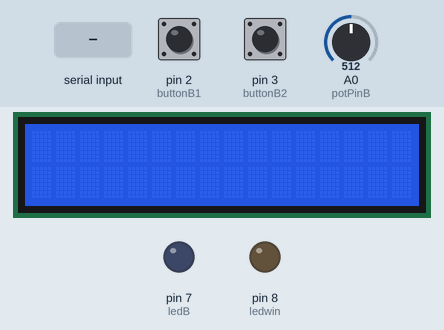
The sketch below on a simulated Arduino Uno, built with avr-gcc and run on an emulated ATmega328P. Parts: 16×2 character LCD, output pins drawn as LEDs (lit = HIGH). Dashed ring = blinking. Inputs (shaded band) come from the test bench; at power-on: A0 (potPinB) = 512, pin 3 (buttonB2) LOW, pin 2 (buttonB1) LOW. What the sketch prints to the serial monitor is not drawn.

Above: at 1.2 s.
1.3 s: byte 30 received over Serial
At 3.2 s:
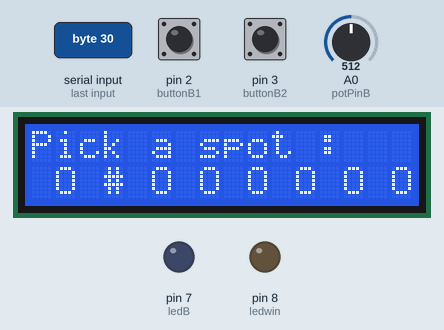
3.5 s: A0 (potPinB) set to 629
5.0 s: A0 (potPinB) set to 653
At 5.5 s:
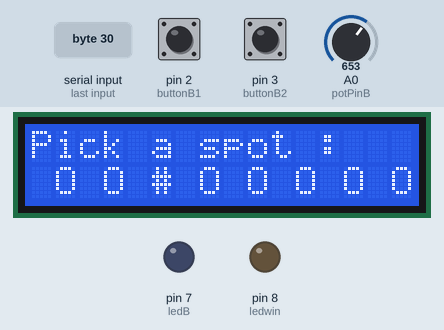
6.5 s: pin 3 (buttonB2) pulled HIGH for 0.15 s
At 7.3 s:
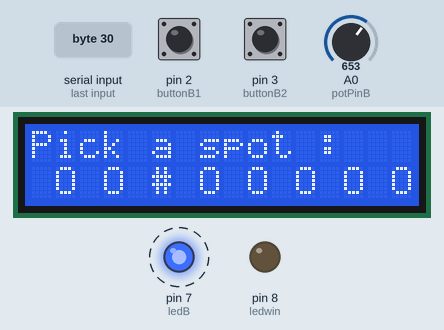
9.6 s: A0 (potPinB) set to 751
12.0 s: A0 (potPinB) set to 777
At 13.3 s:
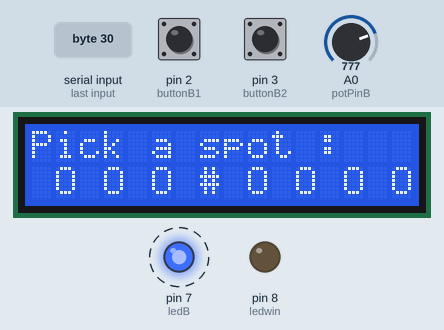
Timing chart, 0 to 16.0 s (numbered marks = the images above; inputs shaded):
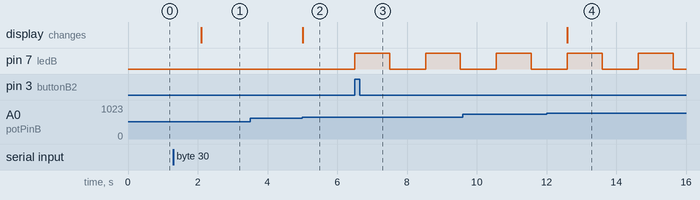

Measured:
- the behaviour switches between 639 and 640 on A0 (potPinB) (found by bisection; images 1 and 2)
- the behaviour switches between 767 and 768 on A0 (potPinB) (found by bisection; images 3 and 4)
- after the input at 1.3 s, the display: changes after 0.80 s (image 1)
- after the input at 3.5 s, every drawn part: stays the same
- after the input at 5.0 s, the display: changes at once (image 2)
- after the input at 6.5 s, pin 7 (ledB): alternates HIGH for 1.0 s and LOW for 1.0 s, starting at once
- after the input at 12.0 s, the display: changes after 0.60 s (image 4)

The sketch:

finalesd2.ino
```cpp
#include <LiquidCrystal_I2C.h>
#include <Wire.h>

//initialize the liquid crystal library
//the first parameter is the I2C address
//the second parameter is how many rows are on your screen
//the third parameter is how many columns are on your screen
LiquidCrystal_I2C lcd(0x27, 16, 2);

int potPinB = A0, posnowB = 1, outvalprevB = 0, ledB = 7, ledwin = 8;
int pointA, pointB, potvalB, outvalnowB, posprevB;
int buttonB1 = 2, buttonB2 = 3, guessA, guessB;
boolean selectB1 = false, selectB2 = false;

void setup() {

  Serial.begin(9600);
  lcd.init(); //initialize lcd screen
  lcd.backlight();  // turn on the backlight
  pinMode(potPinB, INPUT);//initialize potentiometer as input
  pinMode(ledB, OUTPUT);
  pinMode(ledwin, OUTPUT);
  pinMode(buttonB1, INPUT);//buttonB1 is the ir sensor
  pinMode(buttonB2, INPUT);//buttonB2 is the touch sensor
  attachInterrupt(digitalPinToInterrupt(buttonB1),pin_ISR1, CHANGE);//set ir sensor as interupt
  attachInterrupt(digitalPinToInterrupt(buttonB2),pin_ISR3, CHANGE);//set touch sensor as interupt

}
void loop() {

  do{
    pointA = Serial.read(); //Read the serial data from ArduinoA
    Serial.println(pointA); //Print data on Serial Monitor
    delay(500);

    if(pointA != -1)//if value is read
      break;
  }while (pointA =-1);//if value is not read

  displayLCDB();
  selectionB();

  displayLCDB();
  chooseB();
}

void pin_ISR1()
{
  Serial.write(guessB);
  selectB1 = true;//have choose the position
}

void pin_ISR3()
{
  Serial.write(guessB);
  selectB2 = true;//have guess the opponent position
}
```

choose.ino
```cpp
void chooseB()
{
  displayLCDB();
  selectB1 = false;// to not continue the choosing option in selectionB()
  selectionB();
}

void continueB()
{
  if (guessB == pointA)//if correctly guess opponent position
  {
    digitalWrite(ledwin, HIGH);
    delay(1000);
    digitalWrite(ledwin, LOW);
    delay(1000);
  }

  else// if wrong guess
  {
    digitalWrite(ledB, HIGH);
    delay(1000);
    digitalWrite(ledB, LOW);
    delay(1000);

    displayLCDB();
    selectionB();// reguess the position
  }
}
```

displayLCD.ino
```cpp
void displayLCDB ()
{

  lcd.setCursor(0,0); // tell the screen to write on the top row
  lcd.print("Pick a spot :"); // tell the screen to write “hello, from” on the top row
  lcd.setCursor(1,2); // tell the screen to write on the bottom row
  lcd.print("O O O O O O O O O");// display position options

}

void selectionB()
{
  lcd.setCursor(posnowB,2);
  lcd.print("#");//current position

  do
  {
      potvalB = analogRead(potPinB);//read analog input from potentiometer
      outvalnowB = map(potvalB, 0, 1023, 0, 8);// put the analog value read in the range of 8-9

      if (outvalnowB > outvalprevB && selectB1 == false)// if potentiometer value is increasing and has not choosen any position
      {
        posprevB = posnowB;
        posnowB += 2;
        //Serial.println(posnow);
        lcd.setCursor(posnowB,2);//move current position # according to the analog input
        lcd.print("#");
        lcd.setCursor(posprevB,2);//overwrite previous position as O
        lcd.print("O");

        guessB = posnowB;

      }

      else if (outvalnowB < outvalprevB && selectB1 == false)// if potentiometer value is decreasing and has not choosen any position
      {
        posprevB = posnowB;
        posnowB -= 2;
        //Serial.println(posnow);
        lcd.setCursor(posnowB,2);//move current position according to the analog input
        lcd.print("#");
        lcd.setCursor(posprevB,2);//overwrite previous position as O
        lcd.print("O");

        guessB = posnowB;

      }

      else if (selectB1 == true)//if have choosen position
      {
        chooseB();
      }

      else if (selectB2 == true)//if trying to guess opponents position
      {
        continueB();
      }
    outvalprevB = outvalnowB;

  }while (true);
}
```
